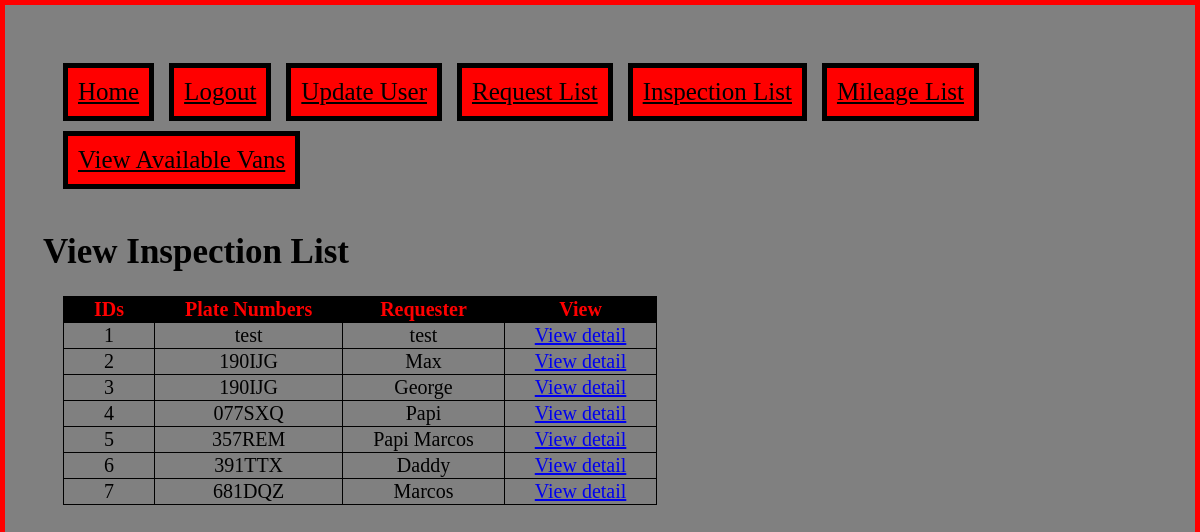
The app's page /view_inspection_list (signed in), older data.
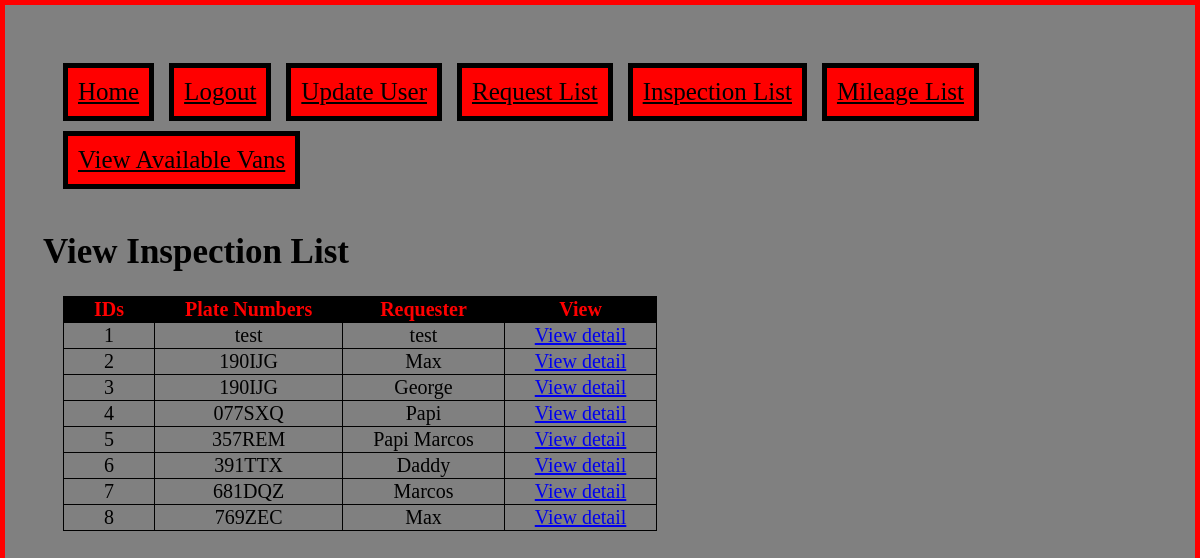
The same page, newer data.
### app.py (models this page shows)
class Inspections(UserMixin, db.Model):
    id = db.Column(db.Integer, primary_key=True)
    vehicleNum = db.Column(db.String(8), nullable=False)
    todaysDate = db.Column(db.String(10), nullable=False)
    returnDate = db.Column(db.String(10), nullable=False)
    requester = db.Column(db.String(40), nullable=False)
    department = db.Column(db.String(40), nullable=False)
    destination = db.Column(db.String(80), nullable=False)
    beginODO = db.Column(db.String(40), nullable=False)
    comments = db.Column(db.String(150), nullable=False)
    operator = db.Column(db.String(40), nullable=False)

### app.py (the view)
@app.route('/view_inspection_list')
@login_required
def viewInspectionList():
    return render_template('viewInspectionList.html', inspectionList=Inspections.query.all(), userAuth=current_user.is_authenticated)

### app.py (called while the page is built)
@login_manager.user_loader
def load_user(uid):
    return User.query.get(uid)

### templates/viewInspectionList.html (shortened to what this page needs)
{% extends "base.html" %}
{% block content %}
<h1>View Inspection List<h1>
<table>
    <tr>
	    <th>IDs</th>
	    <th>Plate Numbers</th>
	    <th>Requester</th>
	    <th>View</th>
	</tr>
    {% for inspection in inspectionList %}
	<tr>
		<td>{{ inspection.id }}</td>
		<td>{{ inspection.vehicleNum }}</td>
		<td>{{ inspection.requester }}</td>
		<td><a href="http://xelectricsheepx.pythonanywhere.com/view_inspection_detail?id={{ inspection.id }}">View detail</a></td>
	</tr>
	{% endfor %}
</table>
{% endblock %}

Row changes from the older to the newer data that the page shows:
added Inspections: id "8", vehicleNum "769ZEC", requester "Max"
